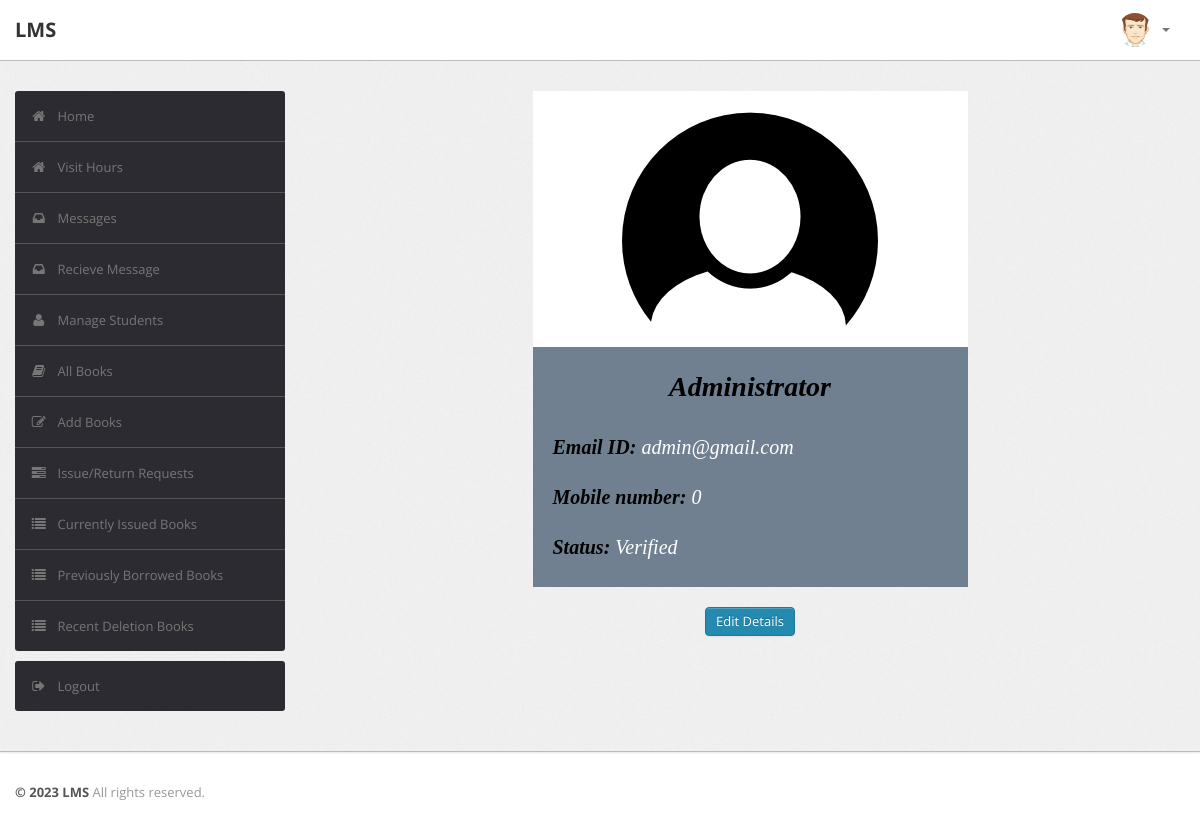
The app's page /librarian/index.php (signed in) with its own data.
### tables this page shows
CREATE TABLE `user` (
  `RollNo` varchar(50) NOT NULL,
  `Name` varchar(50) DEFAULT NULL,
  `Type` varchar(50) DEFAULT NULL,
  `Category` varchar(50) DEFAULT NULL,
  `Department` varchar(255) NOT NULL,
  `EmailId` varchar(50) DEFAULT NULL,
  `MobNo` bigint(11) DEFAULT NULL,
  `Password` varchar(50) DEFAULT NULL,
  `Status` varchar(50) DEFAULT NULL,
  `VerificationCode` varchar(255) NOT NULL
);

### librarian/index.php (the view, shortened to what this page needs)
<?php
require('dbconn.php');
?>
<?php
if ($_SESSION['RollNo'] !== 'staff') {
?>
    <!DOCTYPE html>
    <html lang="en">
    <head>
        <link type="text/css" href="bootstrap/css/bootstrap.min.css" rel="stylesheet">
        <link type="text/css" href="bootstrap/css/bootstrap-responsive.min.css" rel="stylesheet">
        <link type="text/css" href="css/theme.css" rel="stylesheet">
        <link type="text/css" href="images/icons/css/font-awesome.css" rel="stylesheet">
    </head>
    <body>
        <div class="navbar navbar-fixed-top">
            <div class="navbar-inner">
                <div class="container">
                        <a class="brand" href="index.php">LMS </a>
                    <div class="nav-collapse collapse navbar-inverse-collapse">
                        <ul class="nav pull-right">
                            <li class="nav-user dropdown"><a href="#" class="dropdown-toggle" data-toggle="dropdown">
                                    <img src="images/user.png" class="nav-avatar" />
                                    <b class="caret"></b></a>
                            </li>
                        </ul>
                    </div>
                </div>
            </div>
        </div>
        <div class="wrapper">
            <div class="container">
                <div class="row">
                    <div class="span3">
                        <div class="sidebar">
                            <ul class="widget widget-menu unstyled">
                                <li class="active"><a href="index.php"><i class="menu-icon icon-home"></i>Home
                                    </a></li>
                                <li class="active"><a href="../qr/index.php"><i class="menu-icon icon-home"></i>Visit Hours
                                    </a></li>
                                <li><a href="message.php"><i class="menu-icon icon-inbox"></i>Messages</a>
                                </li>
                                <li><a href="recieve.php"><i class="menu-icon icon-inbox"></i>Recieve Message</a>
                                </li>
                                <li><a href="student.php"><i class="menu-icon icon-user"></i>Manage Students </a>
                                </li>
                                <li><a href="book.php"><i class="menu-icon icon-book"></i>All Books </a></li>
                                <li><a href="addbook.php"><i class="menu-icon icon-edit"></i>Add Books </a></li>
                                <li><a href="requests.php"><i class="menu-icon icon-tasks"></i>Issue/Return Requests </a></li>
                                <li><a href="current.php"><i class="menu-icon icon-list"></i>Currently Issued Books </a></li>
                                <li><a href="pre.php"><i class="menu-icon icon-list"></i>Previously Borrowed Books </a></li>
                                <li><a href="history.php"><i class="menu-icon icon-list"></i>Recent Deletion Books </a></li>
                            </ul>
                            <ul class="widget widget-menu unstyled">
                                <li><a href="logout.php"><i class="menu-icon icon-signout"></i>Logout </a></li>
                            </ul>
                        </div>
                    </div>
                    <div class="span9">
                        <center>
                            <div class="card" style="width: 50%;">
                                <img class="card-img-top" src="images/profile2.png" alt="Card image cap">
                                <div class="card-body">
                                    <?php
                                    $rollno = $_SESSION['RollNo'];
                                    $sql = "select * from LMS.user where RollNo='$rollno'";
                                    $result = $conn->query($sql);
                                    $row = $result->fetch_assoc();
                                    $name = $row['Name'];
                                    $email = $row['EmailId'];
                                    $mobno = $row['MobNo'];
                                      $stats = $row['Status'];
                                    ?>
                                    <i>
                                        <h1 class="card-title">
                                            <center><?php echo $name ?></center>
                                        </h1>
                                        <br>
                                        <p><b>Email ID: </b><?php echo $email ?></p>
                                        <br>
                                        <p><b>Mobile number: </b><?php echo $mobno ?></p>
                                        <br>
                                        <p><b>Status: </b><?php echo $stats ?></p>
                                    </i>
                                </div>
                            </div>
                            <br>
                            <a href="edit_admin_details.php" class="btn btn-primary">Edit Details</a>
                        </center>
                    </div>
                </div>
            </div>
        </div>
        <div class="footer">
            <div class="container">
                <b class="copyright">&copy; 2023 LMS </b>All rights reserved.
            </div>
        </div>
    </body>
    </html>
<?php } else {
    echo "<script type='text/javascript'>alert('Access Denied!!!')</script>";
} ?>

### librarian/css/theme.css (style rules this page uses)
body { font-size: 13px; font-family: 'Open Sans', Arial, sans-serif; background: #fff; color: #777 }
h1, h2, h3, h4, h5, h6 { color: #333; margin-top: 0 }
h1 { font-size: 28px }
strong, b { color: #555 }
.wrapper { background: url(../images/bg.png) #eee; border-bottom: 1px solid #bbb; -webkit-box-shadow: 0 1px 2px rgba(0,0,0,0.1); -moz-box-shadow: 0 1px 2px rgba(0,0,0,0.1); box-shadow: 0 1px 2px rgba(0,0,0,0.1); padding: 30px 0 }
.footer { color: #999; padding: 30px 0 60px }
body [class^="icon-"], body [class*=" icon-"] { font-size: 14px; line-height: 20px; height: 20px }
.navbar { position: static!important; margin: 0!important }
.navbar .navbar-inner { background: #fff; border-bottom: 1px solid #bbb; -webkit-box-shadow: 0 1px 2px rgba(0,0,0,0.15); -moz-box-shadow: 0 1px 2px rgba(0,0,0,0.15); box-shadow: 0 1px 2px rgba(0,0,0,0.15) }
.navbar .brand { color: #333; font-weight: bold; font-size: 20px; margin-right: 20px; padding: 20px }
.navbar .nav>li>a { padding: 20px 15px; font-weight: bold; color: #777 }
.nav-user>a { height: 20px }
.nav-avatar { width: 34px; height: 34px; margin: -7px 5px 0 0; -webkit-border-radius: 50%; -moz-border-radius: 50%; border-radius: 50% }
.btn, .btn-box { -webkit-border-radius: 3px; -moz-border-radius: 3px; border-radius: 3px }
.btn { font-size: 13px; font-weight: 600 }
.btn { display: inline-block; margin-bottom: 0; font-weight: 400; text-align: center; vertical-align: middle; cursor: pointer; background-image: none; border: 1px solid transparent; white-space: nowrap; padding: 4px 10px; font-size: 13px; line-height: 1.42857; border-radius: 4px; -webkit-user-select: none; -moz-user-select: none; -ms-user-select: none; user-select: none }
.btn-primary { color: #fff; background-color: #248aaf; border-color: #20799a }
.widget-menu { background: #fff; -webkit-border-radius: 3px; -moz-border-radius: 3px; border-radius: 3px; overflow: hidden }
.widget-menu a { color: #555; display: block; line-height: 20px; padding: 15px; text-decoration: none!important }
.widget-menu .menu-icon { margin-right: 10px; color: #767676; -webkit-transition: all .2s ease-in-out; -moz-transition: all .2s ease-in-out; transition: all .2s ease-in-out; }
.widget-menu>li+li { border-top: 1px solid #555 }
.widget-menu>li>a { background-color: #2d2b32; color: #767676; -webkit-transition: all .2s ease-in-out; -moz-transition: all .2s ease-in-out; transition: all .2s ease-in-out; }
.card { border: 2px; font-family: "Times New Roman", Times, serif; background: rgb(255, 255, 255); }
.card-body { padding: 20px; background: rgb(112, 128, 144); text-align: left; color: rgb(255, 255, 255); }
.card-body p { font-size: 20px; }
.card-body h1 { color: rgb(0, 0, 0); }
.card-body b { color: rgb(0, 0 , 0); }

### records on screen
user: Name "Administrator", EmailId "admin@gmail.com", MobNo "0", Status "Verified"
